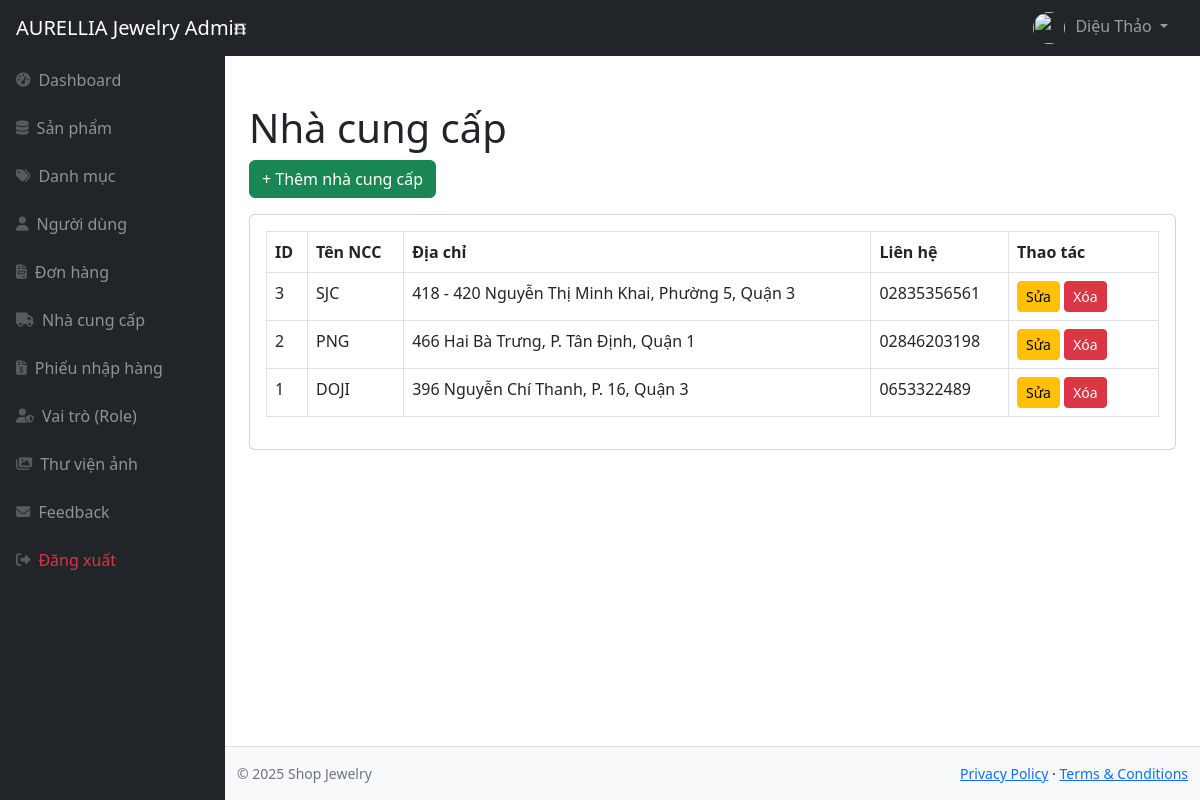
/admin/index.php?act=supplier (signed in), run on an earlier commit of the app's database.
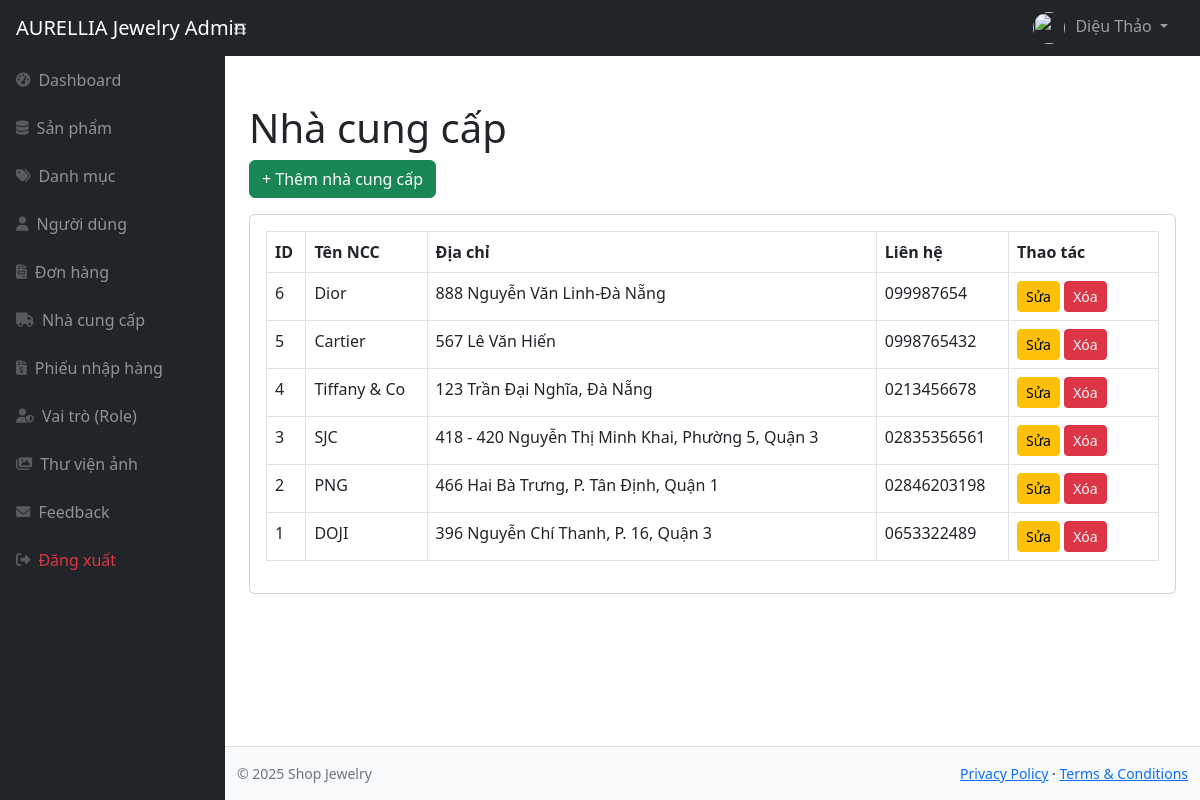
And on a later commit of the database.
### tables this page shows
CREATE TABLE `supplier` (
  `id` int(11) NOT NULL,
  `name` varchar(255) DEFAULT NULL,
  `address` varchar(255) DEFAULT NULL,
  `contact` varchar(255) DEFAULT NULL,
  `isDeleted` tinyint(1) DEFAULT 0
);

### admin/controllers/SupplierController.php (called while the page is built, shortened)
<?php
require "models/SupplierModel.php";
class SupplierController {
    private $model;
    function __construct($db) {
        $this->model = new SupplierModel($db);
    }
    function index() {
        $suppliers = $this->model->getAll();
        include "layouts/main.php";
    }
}

### admin/models/SupplierModel.php (called while the page is built, shortened)
<?php
class SupplierModel {
    private $conn;
    function __construct($db) {
        $this->conn = $db;
    }
    function getAll() {
        $sql = "SELECT * FROM supplier WHERE isDeleted = 0 ORDER BY id DESC";
        return $this->conn->query($sql);
    }
}

### admin/views/supplier/list.php (the view)
<h1 class="mt-4">Nhà cung cấp</h1>
<a href="index.php?act=supplier-create" class="btn btn-success mb-3">+ Thêm nhà cung cấp</a>
<div class="card mb-4">
    <div class="card-body">
        <table class="table table-bordered">
            <thead>
                <tr>
                    <th>ID</th>
                    <th>Tên NCC</th>
                    <th>Địa chỉ</th>
                    <th>Liên hệ</th>
                    <th width="150">Thao tác</th>
                </tr>
            </thead>
            <tbody>
                <?php foreach($suppliers as $s): ?>
                <tr>
                    <td><?= $s["id"] ?></td>
                    <td><?= $s["name"] ?></td>
                    <td><?= $s["address"] ?></td>
                    <td><?= $s["contact"] ?></td>
                    <td>
                        <a href="index.php?act=supplier-edit&id=<?= $s['id'] ?>" class="btn btn-sm btn-warning">Sửa</a>
                        <a href="index.php?act=supplier-delete&id=<?= $s['id'] ?>" class="btn btn-sm btn-danger" onclick="return confirm('Xóa?')">Xóa</a>
                    </td>
                </tr>
                <?php endforeach ?>
            </tbody>
        </table>
    </div>
</div>

What changed in the data, as far as the page shows it:
added supplier: id "6", name "Dior", address "888 Nguyễn Văn Linh-Đà Nẵng", contact "099987654"
added supplier: id "5", name "Cartier", address "567 Lê Văn Hiến", contact "0998765432"
added supplier: id "4", name "Tiffany & Co", address "123 Trần Đại Nghĩa, Đà Nẵng", contact "0213456678"
